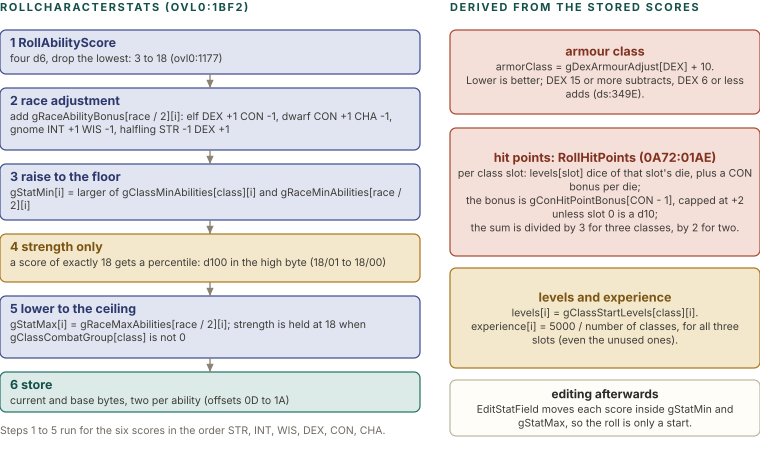

Generate this figure with Python:
import sys; sys.path.insert(0, '.')
from figlib import *

c = Canvas(760, 470)
c.section(0, 11, "RollCharacterStats (ovl0:1BF2)")

# ---- left: the per-score pipeline ----
LX, LW = 0, 420
steps = [
    ("navy", "1  RollAbilityScore", "four d6, drop the lowest: 3 to 18 (ovl0:1177)"),
    ("navy", "2  race adjustment", "add gRaceAbilityBonus[race / 2][i]: elf DEX +1 CON -1, dwarf CON +1 CHA -1, gnome INT +1 WIS -1, halfling STR -1 DEX +1"),
    ("navy", "3  raise to the floor", "gStatMin[i] = larger of gClassMinAbilities[class][i] and gRaceMinAbilities[race / 2][i]"),
    ("ochre", "4  strength only", "a score of exactly 18 gets a percentile: d100 in the high byte (18/01 to 18/00)"),
    ("navy", "5  lower to the ceiling", "gStatMax[i] = gRaceMaxAbilities[race / 2][i]; strength is held at 18 when gClassCombatGroup[class] is not 0"),
    ("teal", "6  store", "current and base bytes, two per ability (offsets 0D to 1A)"),
]
y = 30
hs = [44, 62, 56, 48, 62, 40]
ys = []
for (k, t, b), h in zip(steps, hs):
    tc, sc, fc = PAL[k]
    c.rect(LX, y, LW, h, fill=fc, stroke=sc, sw=1.2, rx=6)
    c.text(LX + 10, y + 17, t, size=12.5, weight=700, color=tc)
    yy = y + 32
    for l in wrap(b, LW - 20, 10.5):
        c.text(LX + 10, yy, l, size=10.5, color=INK2)
        yy += 13
    ys.append((y, h))
    y += h + 14
for i in range(len(ys) - 1):
    y0 = ys[i][0] + ys[i][1]
    c.arrow([(LX + LW / 2, y0), (LX + LW / 2, y0 + 14)], color=GREY)
c.text(LX, y + 8, "Steps 1 to 5 run for the six scores in the order STR, INT, WIS, DEX, CON, CHA.", size=10.5, color=MUTED)

# ---- right: derived values ----
RX, RW = 450, 310
c.section(RX, 11, "Derived from the stored scores")
c.box(RX, 30, RW, 84, "red", "armour class", ["armorClass = gDexArmourAdjust[DEX] + 10.", "Lower is better; DEX 15 or more subtracts, DEX 6 or less adds (ds:349E)."], size=10.5, tsize=12.5)
c.box(RX, 128, RW, 128, "red", "hit points: RollHitPoints (0A72:01AE)", [
    "per class slot: levels[slot] dice of that slot's die, plus a CON bonus per die;",
    "the bonus is gConHitPointBonus[CON - 1], capped at +2 unless slot 0 is a d10;",
    "the sum is divided by 3 for three classes, by 2 for two."], size=10.5, tsize=12.5)
c.box(RX, 268, RW, 100, "ochre", "levels and experience", [
    "levels[i] = gClassStartLevels[class][i].",
    "experience[i] = 5000 / number of classes, for all three slots (even the unused ones)."], size=10.5, tsize=12.5)
c.box(RX, 380, RW, 56, "paper", "editing afterwards", ["EditStatField moves each score inside gStatMin and gStatMax, so the roll is only a start."], size=10.5, tsize=12)
c.save("figs/chr_abilities.svg")
